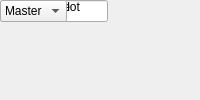
<?xml version="1.0" encoding="UTF-8"?>
<ui version="4.0">
 <class>MainWindow</class>
 <widget class="QMainWindow" name="MainWindow">
  <property name="windowTitle"><string>SKARAB ADC4x3G-14 (Bypass)</string></property>
  <widget class="QWidget" name="centralwidget">
   <!-- NOTE: this is a simplified structural mirror of the generated
        <module>_ui.py, not a full round-trip Designer file. Regenerate
        both from the same spec if you need to edit layout by hand. -->
       <widget class="QLabel" name="label_name">
     <property name="text"><string>Block name</string></property>
    </widget>
       <widget class="QLineEdit" name="name"/>
       <widget class="QLabel" name="label_mez">
     <property name="text"><string>Mezzanine slot</string></property>
    </widget>
       <widget class="QComboBox" name="mez">
     <item><property name="text"><string>0</string></property></item>
     <item><property name="text"><string>1</string></property></item>
     <item><property name="text"><string>2</string></property></item>
     <item><property name="text"><string>3</string></property></item>
    </widget>
       <widget class="QLabel" name="label_sync_ms">
     <property name="text"><string>Master/Slave</string></property>
    </widget>
       <widget class="QComboBox" name="sync_ms">
     <item><property name="text"><string>Master</string></property></item>
     <item><property name="text"><string>Slave</string></property></item>
    </widget>
  </widget>
 </widget>
 <resources/>
 <connections/>
</ui>
